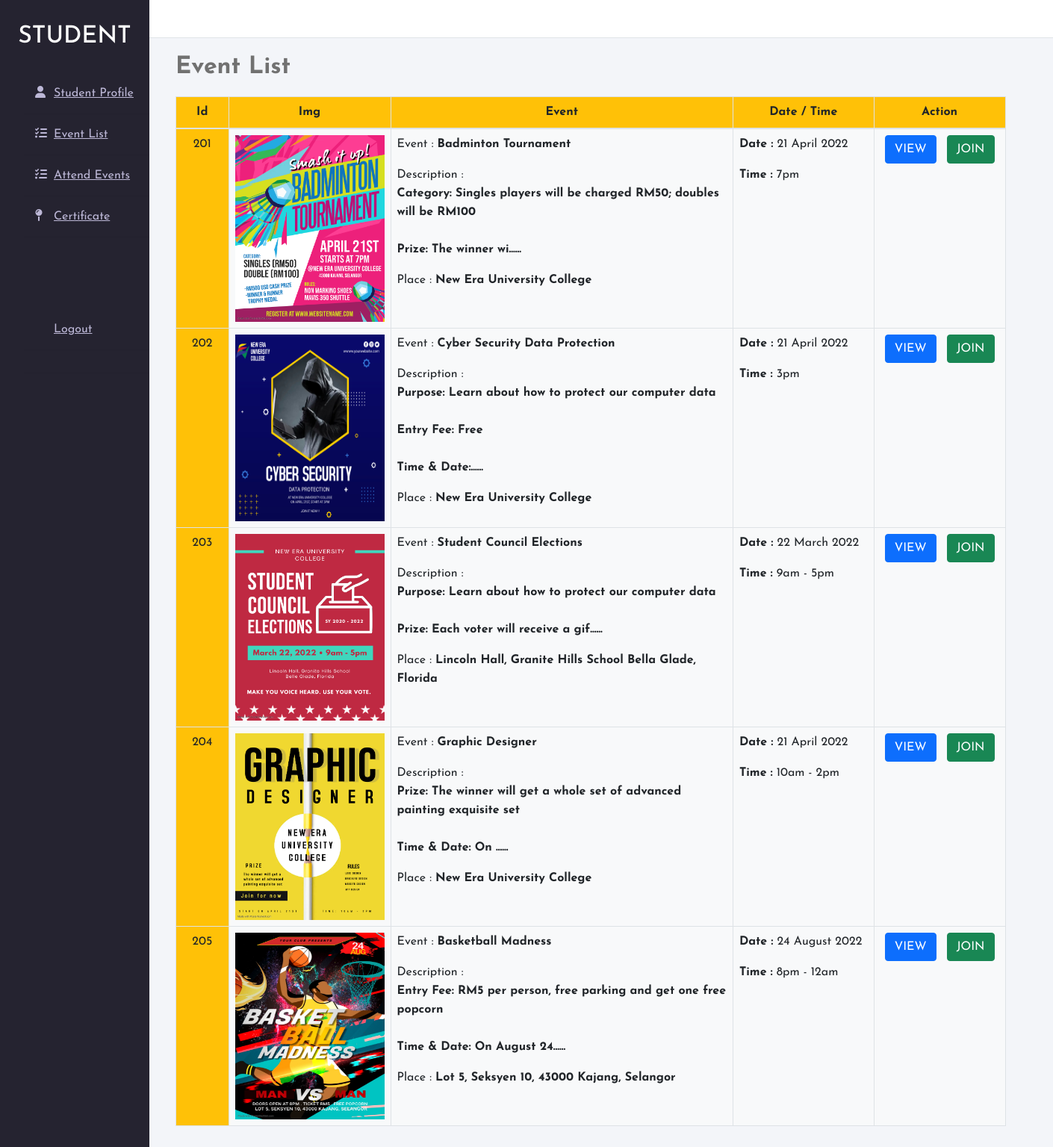
The app's page /Project/listEvent.php (signed in) with its own data.
### tables this page shows
CREATE TABLE `event` (
  `eventId` int(12) NOT NULL,
  `eventName` varchar(255) NOT NULL,
  `Desc` text NOT NULL, 
  `venue` varchar(5000) NOT NULL,
  `eventDate` text NOT NULL,
  `eventTime` text NOT NULL,
  `eventPubDate` datetime NOT NULL DEFAULT current_timestamp()
);

### Project/includes/_loggedin.php (called while the page is built, shortened)
<?php
if(isset($_SESSION['loggedin']) && $_SESSION['loggedin']==true){
  $loggedin= true;
  $userId = $_SESSION['userId'];
}
else{
  $loggedin = false;
  $userId = 0;
}
?>

### Project/listEvent.php (the view, shortened to what this page needs)
<!doctype html>
<html lang="en">
  <head>
    <link rel="stylesheet" href="https://stackpath.bootstrapcdn.com/bootstrap/4.2.1/css/bootstrap.min.css">
    <link href="https://cdn.jsdelivr.net/npm/bootstrap@5.1.3/dist/css/bootstrap.min.css" rel="stylesheet">
    <link rel="stylesheet" href="styles.css">
  </head>
  <body>
  <?php require 'includes/nav.php';?>
  <?php include 'includes/_dbconnect.php';?>
  <?php include 'includes/_loggedin.php';?>
<div class="w">
<div class="main_content">
        <div class="header"></div>
        <div class="info">
        <div class="col-sm-8">
        <h2><b>Event List</b></h2>
        </div>
			<div class="col-md-10 mb-3">
				<div class="bg-light">
						<table class="table table-bordered table-hover mb-0">
							<thead class="bg-warning">
								<tr>
									<th class="text-center" style="width:7%;">Id</th>
									<th class="text-center">Img</th>
									<th class="text-center" style="width:50%;">Event</th>
                  <th class="text-center" style="width:20%;">Date / Time</th>
									<th class="text-center" style="width:18%;">Action</th>
								</tr>
							</thead>
							<tbody>
                            <?php
                                $sql = "SELECT * FROM `event`";
                                $result = mysqli_query($conn, $sql);
                                while($row = mysqli_fetch_assoc($result)){
                                    $eventId = $row['eventId'];
                                    $eventName = $row['eventName'];
                                    $Desc = $row['Desc'];
                                    $venue = $row['venue'];
                                    $eventDate = $row['eventDate'];
                                    $eventTime = $row['eventTime'];
                                    echo '<tr>
											                      <td class="text-center bg-warning">' .$eventId. '</td>
                                            <td>
                                                <img src="/Project/img/events-'.$eventId. '.jpg" alt="image for this item" width="200px" height="250px">
                                            </td>
                                            <td>
                                                <p>Event : <b>' .$eventName. '</b></p>
                                                <p>Description : <br><b class="truncate">' . substr($Desc, 0, 100). '......</b></p>
                                                <p>Place : <b>' .$venue. '</b></p>
                                            </td>
                                            <td>
                                                <p><b>Date : </b>'.$eventDate.'</p>
                                                <p><b>Time : </b>'.$eventTime.'</p>
                                            </td>
                                            <td class="text-center">';
                                            if($loggedin){
                                            $quaSql = "SELECT * FROM `attendent` WHERE eventId = '$eventId' AND `userId`='$userId'";
                                            $quaresult = mysqli_query($conn, $quaSql);
                                            $quaExistRows = mysqli_num_rows($quaresult);
                                            if($quaExistRows == 0) {
                                            echo '
                                              <form action="includes/_manageCart.php" method="POST">
                                                <button class="btn btn-primary" type="button" data-toggle="modal" data-target="#viewEvent' .$eventId. '">VIEW</button>
														                    <button name="join" class="btn btn-success" style="margin-left:9px;">JOIN</button>
														                    <input type="hidden" name="eventId" value="'.$eventId. '">';
                                              }else {
                                                echo '
                                                <button class="btn btn-primary" type="button" data-toggle="modal" data-target="#viewEvent' .$eventId. '">VIEW</button>
                                                <a href="attendEvent.php"><button class="btn btn-danger" style="margin-left:9px;">JOIN</button></a>';
                                              }
                                              }
                                            echo '
												                      </form>
                                            </td>
                                        </tr>';
                                }
                            ?>
							</tbody>
						</table>
				</div>
			</div><br>
		</div>
	</div>
</div>
  </body>
</html>

### Project/styles.css (style rules this page uses)
* { margin: 0; padding: 0; box-sizing: border-box; list-style: none; text-decoration: none; font-family: 'Josefin Sans', sans-serif; }
body { background-color: #f3f5f9; }
.w .main_content { width: 100%; margin-left: 200px; }
.w .main_content .header { padding: 25px; background: #fff; color: #717171; border-bottom: 1px solid #e0e4e8; }
.w .main_content .info { margin: 20px; color: #717171; line-height: 25px; }
.w .main_content .info div { margin-bottom: 20px; }

### records on screen
event: eventId "201", shows a picture, eventName "Badminton Tournament", Desc "Category: Singles players will be charged RM50; doubles will be RM100 Prize: The winner wi", venue "New Era University College", eventDate "21 April 2022", eventTime "7pm"
event: eventId "202", shows a picture, eventName "Cyber Security Data Protection", Desc "Purpose: Learn about how to protect our computer data Entry Fee: Free Time & Date:", venue "New Era University College", eventDate "21 April 2022", eventTime "3pm"
event: eventId "203", shows a picture, eventName "Student Council Elections", Desc "Purpose: Learn about how to protect our computer data Prize: Each voter will receive a gif", venue "Lincoln Hall, Granite Hills School Bella Glade, Florida", eventDate "22 March 2022", eventTime "9am - 5pm"
event: eventId "204", shows a picture, eventName "Graphic Designer", Desc "Prize: The winner will get a whole set of advanced painting exquisite set Time & Date: On", venue "New Era University College", eventDate "21 April 2022", eventTime "10am - 2pm"
event: eventId "205", shows a picture, eventName "Basketball Madness", Desc "Entry Fee: RM5 per person, free parking and get one free popcorn Time & Date: On August 24", venue "Lot 5, Seksyen 10, 43000 Kajang, Selangor", eventDate "24 August 2022", eventTime "8pm - 12am"
